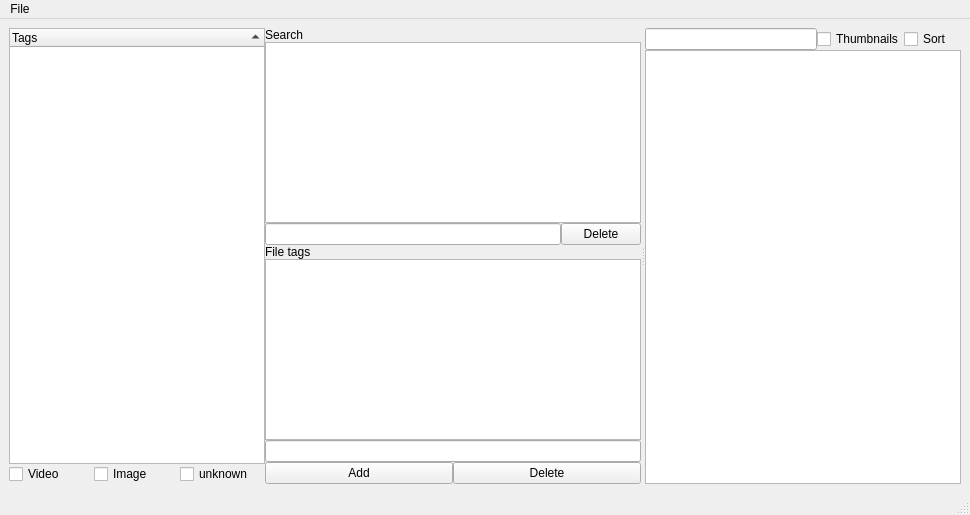
<?xml version="1.0" encoding="UTF-8"?>
<ui version="4.0">
 <class>MainWindow</class>
 <widget class="QMainWindow" name="MainWindow">
  <property name="geometry">
   <rect>
    <x>0</x>
    <y>0</y>
    <width>970</width>
    <height>515</height>
   </rect>
  </property>
  <property name="windowTitle">
   <string>MainWindow</string>
  </property>
  <widget class="QWidget" name="centralwidget">
   <layout class="QVBoxLayout" name="verticalLayout">
    <item>
     <layout class="QGridLayout" name="MainLayout" rowstretch="0" columnstretch="0">
      <item row="0" column="0">
       <widget class="QSplitter" name="splitter">
        <property name="sizePolicy">
         <sizepolicy hsizetype="Expanding" vsizetype="Preferred">
          <horstretch>0</horstretch>
          <verstretch>0</verstretch>
         </sizepolicy>
        </property>
        <property name="lineWidth">
         <number>2</number>
        </property>
        <property name="midLineWidth">
         <number>0</number>
        </property>
        <property name="orientation">
         <enum>Qt::Horizontal</enum>
        </property>
        <property name="opaqueResize">
         <bool>true</bool>
        </property>
        <property name="handleWidth">
         <number>4</number>
        </property>
        <property name="childrenCollapsible">
         <bool>true</bool>
        </property>
        <widget class="QWidget" name="leftLayout" native="true">
         <property name="sizeIncrement">
          <size>
           <width>0</width>
           <height>0</height>
          </size>
         </property>
         <property name="baseSize">
          <size>
           <width>0</width>
           <height>0</height>
          </size>
         </property>
         <layout class="QGridLayout" name="gridLayout_5" rowstretch="0,0" columnstretch="0,0,0,0">
          <property name="sizeConstraint">
           <enum>QLayout::SetDefaultConstraint</enum>
          </property>
          <property name="leftMargin">
           <number>0</number>
          </property>
          <property name="topMargin">
           <number>0</number>
          </property>
          <property name="rightMargin">
           <number>0</number>
          </property>
          <property name="bottomMargin">
           <number>0</number>
          </property>
          <property name="spacing">
           <number>0</number>
          </property>
          <item row="0" column="3">
           <layout class="QGridLayout" name="layoutTagSearch">
            <property name="spacing">
             <number>0</number>
            </property>
            <item row="1" column="0" colspan="2">
             <widget class="QListWidget" name="listSearchTag">
              <property name="minimumSize">
               <size>
                <width>180</width>
                <height>0</height>
               </size>
              </property>
             </widget>
            </item>
            <item row="2" column="0">
             <widget class="QLineEdit" name="lineAddTagToSearch"/>
            </item>
            <item row="2" column="1">
             <widget class="QPushButton" name="buttonDeleteTagFromSearch">
              <property name="text">
               <string>Delete</string>
              </property>
             </widget>
            </item>
            <item row="0" column="0" colspan="2">
             <widget class="QLabel" name="labelTagSearch">
              <property name="text">
               <string>Search</string>
              </property>
             </widget>
            </item>
           </layout>
          </item>
          <item row="0" column="0" rowspan="2">
           <layout class="QGridLayout" name="layoutAllTags">
            <property name="spacing">
             <number>0</number>
            </property>
            <item row="4" column="0">
             <widget class="QCheckBox" name="checkBoxVideo">
              <property name="text">
               <string>Video</string>
              </property>
             </widget>
            </item>
            <item row="4" column="1">
             <widget class="QCheckBox" name="checkBoxImage">
              <property name="text">
               <string>Image</string>
              </property>
             </widget>
            </item>
            <item row="4" column="2">
             <widget class="QCheckBox" name="checkBoxUnknown">
              <property name="text">
               <string>unknown</string>
              </property>
             </widget>
            </item>
            <item row="2" column="0" colspan="3">
             <widget class="QTreeWidget" name="treeAllTags">
              <property name="minimumSize">
               <size>
                <width>180</width>
                <height>0</height>
               </size>
              </property>
              <property name="selectionMode">
               <enum>QAbstractItemView::ExtendedSelection</enum>
              </property>
              <property name="sortingEnabled">
               <bool>true</bool>
              </property>
              <property name="expandsOnDoubleClick">
               <bool>false</bool>
              </property>
              <property name="columnCount">
               <number>1</number>
              </property>
              <attribute name="headerShowSortIndicator" stdset="0">
               <bool>true</bool>
              </attribute>
              <column>
               <property name="text">
                <string notr="true">Tags</string>
               </property>
               <property name="font">
                <font>
                 <stylestrategy>PreferDefault</stylestrategy>
                </font>
               </property>
              </column>
             </widget>
            </item>
           </layout>
          </item>
          <item row="1" column="3">
           <layout class="QGridLayout" name="layoutFileTags">
            <property name="spacing">
             <number>0</number>
            </property>
            <item row="0" column="0" colspan="2">
             <widget class="QLabel" name="labelFileTags">
              <property name="text">
               <string>File tags</string>
              </property>
             </widget>
            </item>
            <item row="2" column="0" colspan="2">
             <widget class="QLineEdit" name="lineAddTagToFile"/>
            </item>
            <item row="3" column="0">
             <widget class="QPushButton" name="buttonAddTagToFile">
              <property name="text">
               <string>Add</string>
              </property>
             </widget>
            </item>
            <item row="1" column="0" colspan="2">
             <widget class="QListWidget" name="listFilesTags">
              <property name="minimumSize">
               <size>
                <width>180</width>
                <height>0</height>
               </size>
              </property>
             </widget>
            </item>
            <item row="3" column="1">
             <widget class="QPushButton" name="buttonDeleteTagFromFile">
              <property name="text">
               <string>Delete</string>
              </property>
             </widget>
            </item>
            <item row="4" column="0" colspan="2">
             <layout class="QGridLayout" name="FileListGrid"/>
            </item>
           </layout>
          </item>
         </layout>
        </widget>
        <widget class="QWidget" name="rightLayout" native="true">
         <layout class="QGridLayout" name="gridLayout_6" rowstretch="0,0,0" columnstretch="0,0,0,0,0">
          <property name="leftMargin">
           <number>0</number>
          </property>
          <property name="topMargin">
           <number>0</number>
          </property>
          <property name="rightMargin">
           <number>0</number>
          </property>
          <property name="bottomMargin">
           <number>0</number>
          </property>
          <property name="spacing">
           <number>0</number>
          </property>
          <item row="0" column="0" colspan="3">
           <widget class="QLineEdit" name="lineSearchFile"/>
          </item>
          <item row="0" column="3">
           <widget class="QCheckBox" name="checkThumbnailView">
            <property name="text">
             <string>Thumbnails</string>
            </property>
           </widget>
          </item>
          <item row="0" column="4">
           <widget class="QCheckBox" name="checkFileSorting">
            <property name="text">
             <string>Sort</string>
            </property>
           </widget>
          </item>
          <item row="2" column="0" colspan="5">
           <widget class="QListWidget" name="filesViewer">
            <property name="editTriggers">
             <set>QAbstractItemView::NoEditTriggers</set>
            </property>
           </widget>
          </item>
         </layout>
        </widget>
       </widget>
      </item>
     </layout>
    </item>
   </layout>
  </widget>
  <widget class="QMenuBar" name="menubar">
   <property name="geometry">
    <rect>
     <x>0</x>
     <y>0</y>
     <width>970</width>
     <height>22</height>
    </rect>
   </property>
   <widget class="QMenu" name="menu">
    <property name="title">
     <string>File</string>
    </property>
   </widget>
   <addaction name="menu"/>
  </widget>
  <widget class="QStatusBar" name="statusbar"/>
 </widget>
 <resources/>
 <connections/>
</ui>
